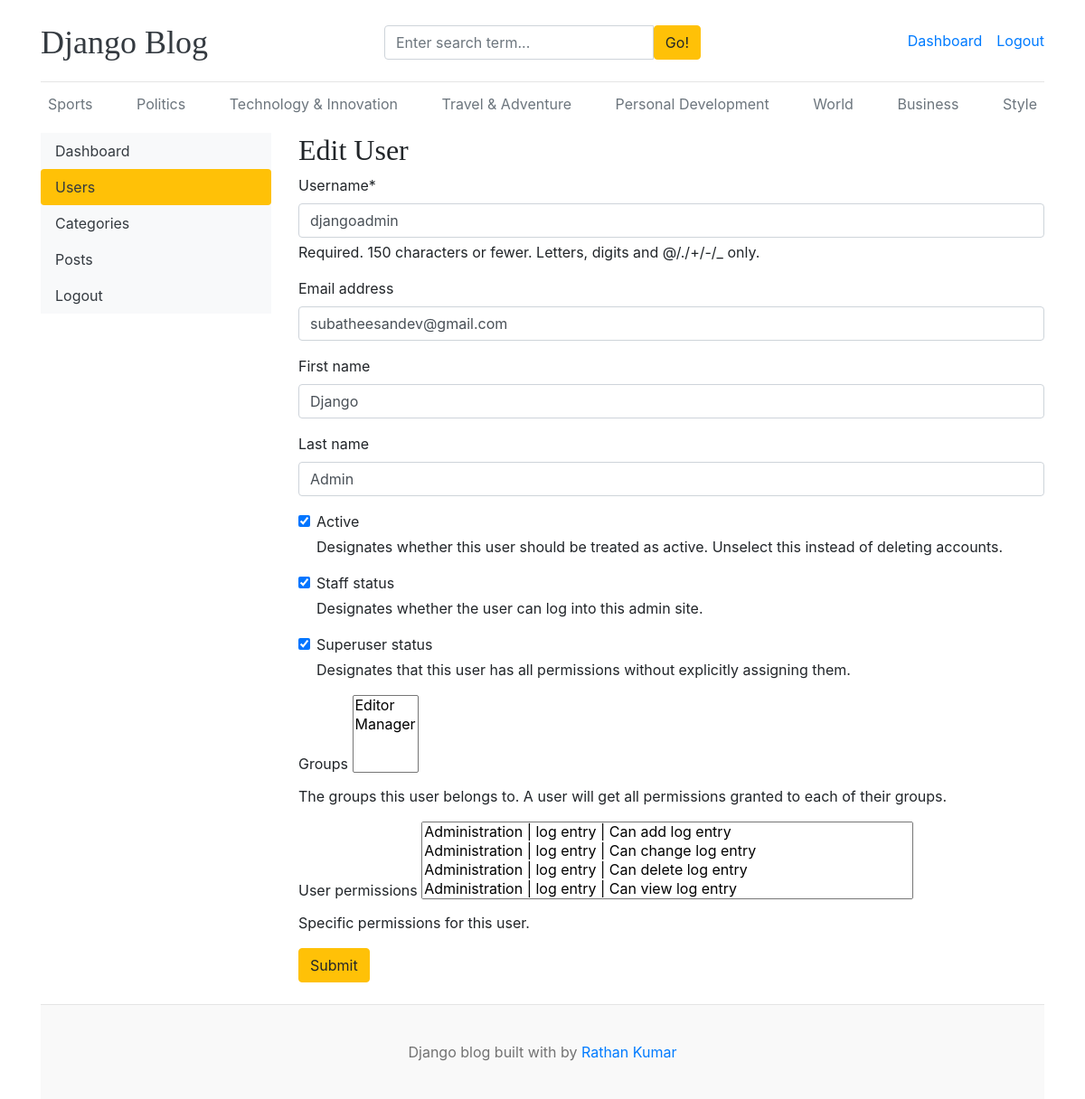
The page /dashboard/users/edit/1/ (signed in) on the database its author committed.
### blogs/models.py (models this page shows, shortened)
class Category(models.Model):
    category_name = models.CharField(max_length=50, unique=True)
    created_at = models.DateTimeField(auto_now_add=True)
    updated_at = models.DateTimeField(auto_now=True)
    class Meta:
        verbose_name_plural = 'categories'

### dashboards/views.py (the view)
# urls.py: path('users/edit/<int:pk>/', views.edit_user, name='edit_user'),
def edit_user(request, pk):
    user = get_object_or_404(User, pk=pk)
    if request.method == 'POST':
        form = EditUserForm(request.POST, instance=user)
        if form.is_valid():
            form.save()
            return redirect('users')
    form = EditUserForm(instance=user)
    context = {
        'form' : form,
    }
    return render(request, 'dashboard/edit_user.html', context)

### dashboards/forms.py
class EditUserForm(forms.ModelForm):
    class Meta:
        model = User
        fields = ('username', 'email', 'first_name', 'last_name', 'is_active', 'is_staff', 'is_superuser', 'groups', 'user_permissions')

### blogs/context_processors.py (called while the page is built)
def get_categories(request):
    categories = Category.objects.all()
    return dict(categories=categories)

def get_social_links(request):
    social_links = SocialLink.objects.all()
    return dict(social_links=social_links)

### templates/dashboard/edit_user.html (shortened to what this page needs)
{% extends 'base.html' %}
{% block content %}
{% load crispy_forms_tags %}
<div class="row">
    {% include 'dashboard/sidebar.html' %}
    <div class="col-md-9">
        {% if perms.auth.add_user %}
        <h2>Edit User</h2>
        <form action="" method="POST">
            {{form | crispy}}
            <button class="btn btn-warning">Submit</button>
        </form>
        <br>
        {% else %}
        <h5>You do not have permission to view this page</h5>
        {% endif %}
    </div>
</div>
{% endblock %}

### templates/base.html (shortened to what this page needs)
{% load static %}
<!DOCTYPE html>
<html lang="en">
<head>
    <link href="https://getbootstrap.com/docs/4.0/dist/css/bootstrap.min.css" rel="stylesheet">
    <link href="{% static 'css/blog.css' %}" rel="stylesheet">
    <link rel="stylesheet" href="https://cdnjs.cloudflare.com/ajax/libs/font-awesome/6.5.1/css/all.min.css"
 />
</head>
<body>
    <div class="container">
        <header class="blog-header py-3">
            <div class="row flex-nowrap justify-content-between align-items-center">
                <div class="col-4 pt-1">
                    <a class="blog-header-logo text-dark" href="/">Django Blog</a>
                </div>
                <div class="col-4 pt-1">
                    <form action="{% url 'search' %}">
                        <div class="input-group">
                            <input class="form-control" type="text" name="keyword" value="{{keyword}}"
                                placeholder="Enter search term..." aria-label="Enter search term..."
                                aria-describedby="button-search" />
                            <button type="submit" class="btn btn-warning" id="button-search" type="button">Go!</button>
                        </div>
                    </form>
                </div>
                <div class="col-4 d-flex justify-content-end align-items-center">
                    {% if not user.is_authenticated %}
                    <a class="btn btn-sm btn-warning" href="{% url 'login' %}">Login</a> &nbsp;
                    <a class="btn btn-sm btn-outline-secondary" href="{% url 'register' %}">Register</a>
                    {% else %}
                    <span><a href="{% url 'dashboard' %}">Dashboard</a></span>
                    <span><a href="{% url 'logout' %}">Logout</a></span>
                    {% endif %}
                </div>
            </div>
        </header>
        <div class="nav-scroller py-1 mb-2">
            <nav class="nav d-flex justify-content-between">
                {% for category in categories %}
                <a class="p-2 text-muted"
                    href="{% url 'posts_by_category' category.id %}">{{category.category_name}}</a>
                {% endfor %}
            </nav>
        </div>
        {% block content %}
        {% endblock %}
        <footer class="blog-footer">
            <p>Django blog built with by <a href="#">Rathan Kumar</a></p>
        </footer>
</body>
</html>

### blog_main/static/css/blog.css (style rules this page uses)
.blog-header { border-bottom: 1px solid #e5e5e5; }
.blog-header-logo { font-family: "Playfair Display", Georgia, "Times New Roman", serif; font-size: 2.25rem; }
h1, h2, h3, h4, h5, h6 { font-family: "Playfair Display", Georgia, "Times New Roman", serif; }
.blog-footer { padding: 2.5rem 0; color: #727272; text-align: center; background-color: #f9f9f9; border-top: .05rem solid #e5e5e5; }
.blog-footer p:last-child { margin-bottom: 0; }

### rows shown on the page
Category: category_name "Sports"
Category: category_name "Politics"
Category: category_name "Technology & Innovation"
Category: category_name "Travel & Adventure"
Category: category_name "Personal Development"
Category: category_name "World"
Category: category_name "Business"
Category: category_name "Style"
